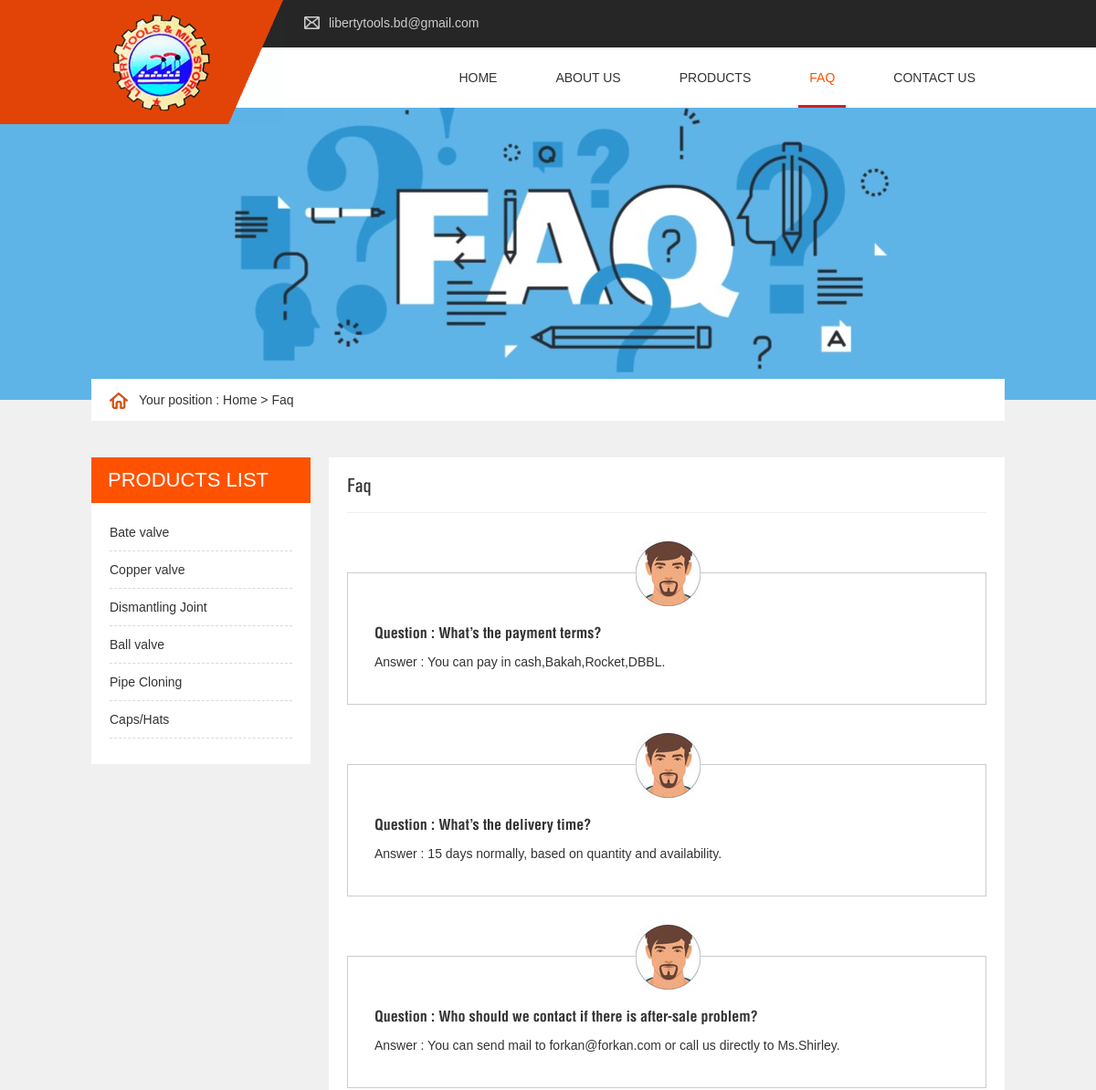
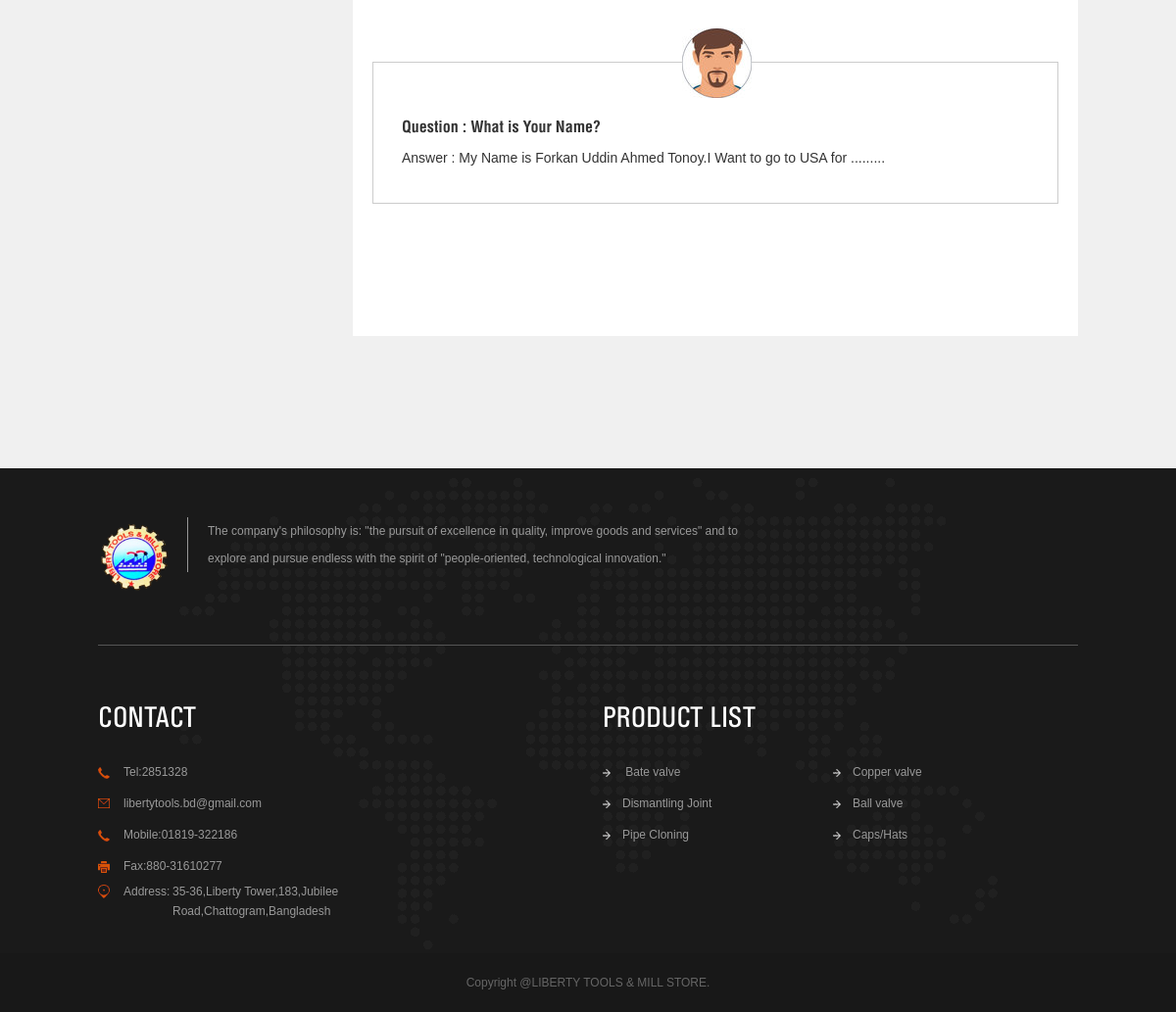
/faq/index.php, run on the app's committed database (2 pictures, top to bottom).
### tables this page shows
CREATE TABLE `product_cat` (
  `cat_id` int(10) NOT NULL,
  `cat_title` text NOT NULL
);

CREATE TABLE `faq` (
  `faq_id` int(10) NOT NULL,
  `faq_question` text NOT NULL,
  `faq_ans` text NOT NULL
);

### faq/index.php (the view, shortened to what this page needs)
<?php include("../includes/db.php"); ?>
<!doctype html>
<html>
<head>
<link type="text/css" rel="stylesheet" href="../styles/style.css">
<link type="text/css" rel="stylesheet" href="../styles/animate.css">
</head>
<body>
<div class="header">
<div class="top">
<div class="wrapper">
<div class="logo">
<a href="../index.php"><img src="../images/logo4.png"></a>
</div>
<div class="topbox">
<a href="mailto:libertytools.bd@gmail.com"><p class="email left"><i></i>libertytools.bd@gmail.com</p>
</a>
</div>
</div>
</div>
<div class="navbox">
<div class="wrapper">
<div class="nav right">
<ul>
<li><a href="../index.php" class="hoverho">Home</a></li>
<li><a href="../about-us/index.php" class="hoverab">About us</a>
</li>
<li><a href="../products/index.php?main" class="hoverpr">products</a>
</li>
<li><a href="index.php" class="hoverfa">FAQ</a></li>
<li><a href="../contact.php" class="hoverco">Contact us</a></li>
</ul>
</div>
</div>
</div>
</div>
<div class="sub_banner"><img src="../images/faq.jpg"></div>
<div class="content">
<div class="wrapper">
<div class="breadcrumbs wow bounceInRight">
<p><i></i>Your position : <a href="../index.php">Home</a>&nbsp;>&nbsp;<a href="index.php">Faq</a></p>
</div>
<div class="sub_main overflow">
<div class="sub_left left">
          <div class="Lbox01 wow fadeInLeft" data-wow-delay=".2s">
            <p class="left_title uppercase"><a href="../products/index.php">PRODUCTS LIST</a></p>
            <div class="left_nav">
            <?php
$get_cat = "select * from product_cat ";
$run_cat = mysqli_query($con,$get_cat);
while($row_cat=mysqli_fetch_array($run_cat)){
    $cat_id = $row_cat['cat_id'];
    $cat_title = $row_cat['cat_title'];
?>
              <dl>
                <dt><a href="../products/index.php?cat_id=<?php echo $cat_id; ?>" title="<?php echo $cat_title ; ?>"><?php echo $cat_title ; ?><i></i></a></dt>
              </dl>
<?php } ?>
            </div>
          </div>
</div>
<div class="sub_right right">
<div class="sub_faq">
<p class="titlebox01 wow fadeInUp">Faq</p>
<div class="mainbox">
<ul>
<?php
$get_faq = "select * from faq ";
$run_faq = mysqli_query($con,$get_faq);
while($row_faq=mysqli_fetch_array($run_faq)){
    $faq_question = $row_faq['faq_question'];
    $faq_ans = $row_faq['faq_ans'];
?>
<li class="wow fadeInUp">
<p class="pic"></p>
<dl>
<dt>Question : <?php echo $faq_question;  ?> </dt>
<dd>Answer   : <?php echo $faq_ans;  ?></dd>
</dl>
</li>
<?php   }  ?>
</ul>
</div>
</div>
</div>
</div>
</div>
</div>
<div class="footer">
<div class="fbox01">
<div class="wrapper">
<div class="f_top overflow">
<div class="main_L left overflow wow fadeInLeft">
<a href="../index.php"><p class="f_logo left"><img src="../images/f_logo4.png"></p>
<p class="main left">The company's philosophy is: "the pursuit of excellence in quality, improve goods and services" and to explore and pursue endless with the spirit of "people-oriented, technological innovation."</p></a>
</div>
</div>
<div class="f_bottom overflow">
<div class="main_L left wow fadeInUp" data-wow-delay=".1s">
<a href="../contact.php"><p class="title uppercase">CONTACT</p></a>
<div class="main">
<p class="tel"><i></i>Tel:2851328
              </p>
              <a href="mailto:libertytools.bd@gmail.com">
                <p class="fax"><i></i>libertytools.bd@gmail.com</p>
              </a>
              <p class="tel"><i></i>Mobile:01819-322186</p>
              <p class="email"><i></i>Fax:880-31610277</p>
              <p class="add"><i></i><span class="title01">Address:</span><span class="title02">35-36,Liberty Tower,183,Jubilee Road,Chattogram,Bangladesh</span></p>
</div>
</div>
<div class="main_C left wow fadeInUp" data-wow-delay=".2s">
<a href="../products/index.php?main"><p class="title uppercase">product list</p></a>
<div class="main">
<?php
$get_cat = "select * from product_cat ";
$run_cat = mysqli_query($con,$get_cat);
while($row_cat=mysqli_fetch_array($run_cat)){
    $cat_id = $row_cat['cat_id'];
    $cat_title = $row_cat['cat_title'];
?>
<a href="../products/index.php?cat_id=<?php echo $cat_id; ?>" title="<?php echo $cat_title ; ?>"><p><i></i><?php echo $cat_title ; ?></p></a>
<?php   }  ?>
</div>
</div>
</div>
</div>
</div>
<div class="fbox02">
<div class="wrapper">
<p>Copyright @LIBERTY TOOLS & MILL STORE.</p>
</div>
</div>
</div>
</body>
</html>

### faq/index.php (style rules this page uses)
.nav ul li a.hoverfa { color:#ff5200;background:url(../images/nav_bg.jpg) no-repeat bottom center; }

### data on the page
product_cat: cat_title "Bate valve"
product_cat: cat_title "Copper valve"
product_cat: cat_title "Dismantling Joint"
product_cat: cat_title "Ball valve"
product_cat: cat_title "Pipe Cloning"
product_cat: cat_title "Caps/Hats"
faq: faq_question "What’s the payment terms?", faq_ans "You can pay in cash,Bakah,Rocket,DBBL."
faq: faq_question "What’s the delivery time?", faq_ans "15 days normally, based on quantity and availability."
faq: faq_question "Who should we contact if there is after-sale problem?", faq_ans "You can send mail to forkan@forkan.com or call us directly to Ms.Shirley."
faq: faq_question "What is Your Name?", faq_ans "My Name is Forkan Uddin Ahmed Tonoy.I Want to go to USA for ........."
